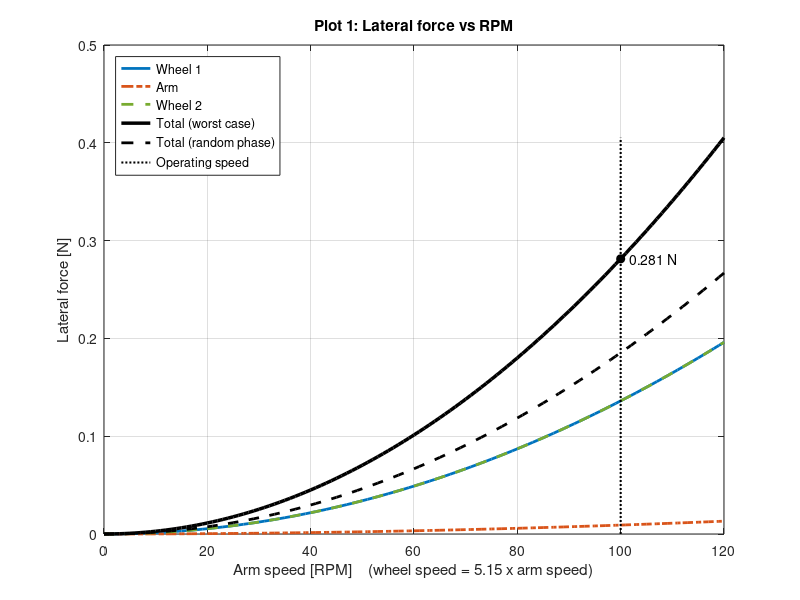
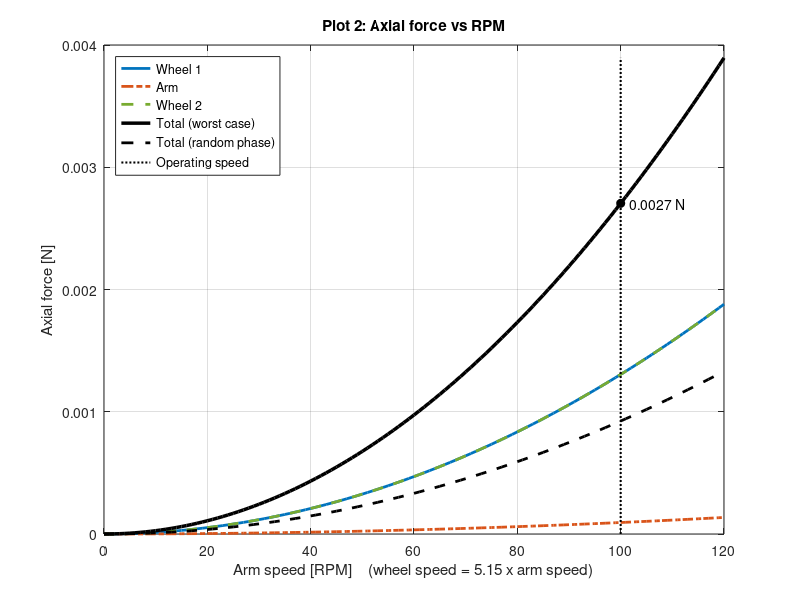

These charts were generated, in order, by the following MATLAB code:
%% ========================================================================
%  INDUCED VIBRATION ANALYSIS
%  Two momentum wheels + one rotating arm + their bearings
%
%  What this script does:
%    Estimates the forces and moments that the spinning parts and their
%    bearings push into the structure, using manufacturing tolerances
%    instead of test data. Imbalance loads follow the speed-squared model
%    used in industry (NASA SDO, Masterson, Zhang/Aglietti).
%
%  Sources included:
%    SHAKE  - static imbalance (center of mass off the spin axis)  -> lateral force
%    ROCK   - dynamic imbalance (part tilted on the spin axis)     -> moment
%    TWIST  - motor reaction torque during spin-up and spin-down   -> moment about the shaft
%    KICKS  - bearing rollers passing over tiny bumps (estimated)  -> lateral + axial force
%
%  Directions:
%    axial   = along the shaft (z, the spin axis)
%    lateral = sideways, perpendicular to the shaft (x and y)
%
%  Plots (2 total):
%    Plot 1 - Lateral force vs RPM
%    Plot 2 - Axial force vs RPM
%
%  How to use:
%    1. Edit SECTION 1 only.
%    2. Run the script.
%    3. Read the printed summary and the 2 plots.
%  ========================================================================

clear; clc; close all;


%% ========================================================================
%  SECTION 1: INPUTS  (this is the only section you need to edit)
%  ========================================================================

% ------------------------------------------------------------------------
% 1A. RUN PROFILE  (used for the spin-up / spin-down twist)
% ------------------------------------------------------------------------
spin_up_time_s   = 10;      % [s] time to go from 0 to max speed
spin_down_time_s = 10;      % [s] time to go from max speed back to 0

% ------------------------------------------------------------------------
% 1B. REFERENCE POINT
% ------------------------------------------------------------------------
reference_position_m = 0;   % [m] position along the shaft (z) where total moments are reported

% ------------------------------------------------------------------------
% 1C. WHEEL 1
% ------------------------------------------------------------------------
wheel1_name                   = 'Wheel 1';
wheel1_mass_kg                = 3.0;      % [kg]    rotating mass only
wheel1_eccentricity_um        = 5;        % [um]    center of mass offset from spin axis
wheel1_Ixx_kgm2               = 0.017;    % [kg*m^2] from CAD, at the center of mass
wheel1_Iyy_kgm2               = 0.017;    % [kg*m^2] from CAD, at the center of mass
wheel1_Izz_kgm2               = 0.034;    % [kg*m^2] from CAD, about the shaft
wheel1_tilt_deg               = 0.01;     % [deg]   assumed assembly tilt
wheel1_max_speed_rpm          = 515;      % [RPM]   speed during the hold
wheel1_spin_direction         = -1;       % +1 or -1
wheel1_cm_position_m          = -0.200;   % [m]     center of mass position along z
wheel1_bearing_A_position_m   = -0.215;   % [m]     bearing A position along z
wheel1_bearing_B_position_m   = -0.185;   % [m]     bearing B position along z

% Wheel 1 bearings (from the bearing catalog)
wheel1_bearing_rollers           = 15;     % [-]    number of rollers
wheel1_bearing_roller_dia_mm     = 7;      % [mm]   mean roller diameter
wheel1_bearing_pitch_dia_mm      = 39;     % [mm]   pitch diameter
wheel1_bearing_cup_angle_deg     = 14;     % [deg]  cup (contact) angle
wheel1_bearing_runout_um         = 10;     % [um]   radial runout (precision class)
wheel1_bearing_load_offset_mm    = 5;      % [mm]   load center offset "a" (0 if unknown)

% ------------------------------------------------------------------------
% 1D. ARM
% ------------------------------------------------------------------------
arm_name                      = 'Arm';
arm_mass_kg                   = 4.0;      % [kg]    rotating mass only
arm_eccentricity_um           = 10;       % [um]    center of mass offset from spin axis
arm_Ixx_kgm2                  = 0.340;    % [kg*m^2] from CAD, at the center of mass
arm_Iyy_kgm2                  = 0.004;    % [kg*m^2] from CAD (about the arm's own length)
arm_Izz_kgm2                  = 0.350;    % [kg*m^2] from CAD, about the shaft
arm_tilt_deg                  = 0.01;     % [deg]   assumed assembly tilt
arm_max_speed_rpm             = 100;      % [RPM]   speed during the hold
arm_spin_direction            = +1;       % +1 or -1
arm_cm_position_m             = 0.000;    % [m]     center of mass position along z
arm_bearing_A_position_m      = -0.020;   % [m]     bearing A position along z
arm_bearing_B_position_m      = 0.020;    % [m]     bearing B position along z

% Arm bearings (from the bearing catalog)
arm_bearing_rollers              = 20;     % [-]    number of rollers
arm_bearing_roller_dia_mm        = 8;      % [mm]   mean roller diameter
arm_bearing_pitch_dia_mm         = 55;     % [mm]   pitch diameter
arm_bearing_cup_angle_deg        = 15;     % [deg]  cup (contact) angle
arm_bearing_runout_um            = 10;     % [um]   radial runout (precision class)
arm_bearing_load_offset_mm       = 6;      % [mm]   load center offset "a" (0 if unknown)

% ------------------------------------------------------------------------
% 1E. WHEEL 2
% ------------------------------------------------------------------------
wheel2_name                   = 'Wheel 2';
wheel2_mass_kg                = 3.0;      % [kg]    rotating mass only
wheel2_eccentricity_um        = 5;        % [um]    center of mass offset from spin axis
wheel2_Ixx_kgm2               = 0.017;    % [kg*m^2] from CAD, at the center of mass
wheel2_Iyy_kgm2               = 0.017;    % [kg*m^2] from CAD, at the center of mass
wheel2_Izz_kgm2               = 0.034;    % [kg*m^2] from CAD, about the shaft
wheel2_tilt_deg               = 0.01;     % [deg]   assumed assembly tilt
wheel2_max_speed_rpm          = 515;      % [RPM]   speed during the hold
wheel2_spin_direction         = -1;       % +1 or -1
wheel2_cm_position_m          = 0.200;    % [m]     center of mass position along z
wheel2_bearing_A_position_m   = 0.185;    % [m]     bearing A position along z
wheel2_bearing_B_position_m   = 0.215;    % [m]     bearing B position along z

% Wheel 2 bearings (from the bearing catalog)
wheel2_bearing_rollers           = 15;     % [-]    number of rollers
wheel2_bearing_roller_dia_mm     = 7;      % [mm]   mean roller diameter
wheel2_bearing_pitch_dia_mm      = 39;     % [mm]   pitch diameter
wheel2_bearing_cup_angle_deg     = 14;     % [deg]  cup (contact) angle
wheel2_bearing_runout_um         = 10;     % [um]   radial runout (precision class)
wheel2_bearing_load_offset_mm    = 5;      % [mm]   load center offset "a" (0 if unknown)

% ------------------------------------------------------------------------
% 1F. ANALYSIS SETTINGS
% ------------------------------------------------------------------------
include_bearing_runout = true;   % true  = add bearing runout on top of eccentricity
                                 % false = eccentricity was measured on the assembled part
bearing_kick_ratio     = 0.01;   % [-] strength of each bearing kick as a fraction of the shake (0.01 = 1%)

save_plots  = true;                        % save the 2 plots as PNG files
plot_folder = 'Induced_Vibration_Plots';   % folder the PNG files go into


%% ========================================================================
%  SECTION 2: ORGANIZE INPUTS  (put the three parts side by side)
%  ------------------------------------------------------------------------
%  Every quantity below is a row of 3 numbers: [Wheel 1, Arm, Wheel 2]
%  ========================================================================

part_names      = {wheel1_name, arm_name, wheel2_name};
number_of_parts = 3;
arm_index       = 2;
wheel_indices   = [1 3];

part_mass_kg          = [wheel1_mass_kg,         arm_mass_kg,         wheel2_mass_kg];
part_eccentricity_um  = [wheel1_eccentricity_um, arm_eccentricity_um, wheel2_eccentricity_um];
part_Ixx_kgm2         = [wheel1_Ixx_kgm2,        arm_Ixx_kgm2,        wheel2_Ixx_kgm2];
part_Iyy_kgm2         = [wheel1_Iyy_kgm2,        arm_Iyy_kgm2,        wheel2_Iyy_kgm2];
part_Izz_kgm2         = [wheel1_Izz_kgm2,        arm_Izz_kgm2,        wheel2_Izz_kgm2];
part_tilt_deg         = [wheel1_tilt_deg,        arm_tilt_deg,        wheel2_tilt_deg];
part_max_speed_rpm    = [wheel1_max_speed_rpm,   arm_max_speed_rpm,   wheel2_max_speed_rpm];
part_spin_direction   = [wheel1_spin_direction,  arm_spin_direction,  wheel2_spin_direction];
part_cm_position_m    = [wheel1_cm_position_m,   arm_cm_position_m,   wheel2_cm_position_m];
bearing_A_position_m  = [wheel1_bearing_A_position_m, arm_bearing_A_position_m, wheel2_bearing_A_position_m];
bearing_B_position_m  = [wheel1_bearing_B_position_m, arm_bearing_B_position_m, wheel2_bearing_B_position_m];

bearing_rollers           = [wheel1_bearing_rollers,        arm_bearing_rollers,        wheel2_bearing_rollers];
bearing_roller_dia_mm     = [wheel1_bearing_roller_dia_mm,  arm_bearing_roller_dia_mm,  wheel2_bearing_roller_dia_mm];
bearing_pitch_dia_mm      = [wheel1_bearing_pitch_dia_mm,   arm_bearing_pitch_dia_mm,   wheel2_bearing_pitch_dia_mm];
bearing_cup_angle_deg     = [wheel1_bearing_cup_angle_deg,  arm_bearing_cup_angle_deg,  wheel2_bearing_cup_angle_deg];
bearing_runout_um         = [wheel1_bearing_runout_um,      arm_bearing_runout_um,      wheel2_bearing_runout_um];
bearing_load_offset_mm    = [wheel1_bearing_load_offset_mm, arm_bearing_load_offset_mm, wheel2_bearing_load_offset_mm];

% Plot style per part: Wheel 1 = blue circle, Arm = orange square, Wheel 2 = green diamond
part_colors  = [0.00 0.45 0.74;
                0.85 0.33 0.10;
                0.47 0.67 0.19];
part_lines   = {'-', '-.', '--'};


%% ========================================================================
%  SECTION 3: UNIT CONVERSIONS AND DERIVED QUANTITIES
%  ========================================================================

% ---- Unit conversions ----
part_max_speed_rad_s = part_max_speed_rpm * 2 * pi / 60;   % [rad/s]
part_max_speed_hz    = part_max_speed_rpm / 60;            % [Hz] revolutions per second
part_eccentricity_m  = part_eccentricity_um * 1e-6;        % [m]
part_tilt_rad        = part_tilt_deg * pi / 180;           % [rad]

% ---- Bearing pair geometry (back-to-back pairs act wider than they physically are) ----
bearing_low_m          = min(bearing_A_position_m, bearing_B_position_m);
bearing_high_m         = max(bearing_A_position_m, bearing_B_position_m);
bearing_A_effective_m  = bearing_low_m  - bearing_load_offset_mm * 1e-3;
bearing_B_effective_m  = bearing_high_m + bearing_load_offset_mm * 1e-3;
bearing_spacing_m      = bearing_B_effective_m - bearing_A_effective_m;
bearing_mid_position_m = (bearing_low_m + bearing_high_m) / 2;

% ---- Bearing runout adds to eccentricity and tilt ----
part_runout_m       = bearing_runout_um * 1e-6 * include_bearing_runout;
part_total_ecc_m    = part_eccentricity_m + part_runout_m;
part_total_tilt_rad = part_tilt_rad + 2 * part_runout_m ./ bearing_spacing_m;

% ---- Imbalance strengths ----
part_inertia_difference = max(abs(part_Izz_kgm2 - part_Ixx_kgm2), abs(part_Izz_kgm2 - part_Iyy_kgm2));
static_imbalance_kgm    = part_mass_kg .* part_total_ecc_m;                 % U_s [kg*m]
dynamic_imbalance_kgm2  = part_inertia_difference .* part_total_tilt_rad;   % U_d [kg*m^2]

% ---- Distances from the reference point (lever arms for moments) ----
cm_distance_m          = abs(part_cm_position_m - reference_position_m);
bearing_mid_distance_m = abs(bearing_mid_position_m - reference_position_m);

% ---- Bearing kick frequencies as harmonic numbers (kicks per revolution) ----
%      Cup (outer ring) rotates, cone (inner ring) is stationary.
%      Rows = parts, columns = kick types.
bearing_gamma = bearing_roller_dia_mm .* cosd(bearing_cup_angle_deg) ./ bearing_pitch_dia_mm;

kick_names      = {'cage', 'cup pass', 'cone pass', 'roller spin'};
number_of_kicks = 4;
kick_harmonic   = zeros(number_of_parts, number_of_kicks);
for p = 1:number_of_parts
    g = bearing_gamma(p);
    kick_harmonic(p, 1) = (1 + g) / 2;                                                    % cage
    kick_harmonic(p, 2) = bearing_rollers(p) * (1 - g) / 2;                               % cup pass
    kick_harmonic(p, 3) = bearing_rollers(p) * (1 + g) / 2;                               % cone pass
    kick_harmonic(p, 4) = bearing_pitch_dia_mm(p) / (2 * bearing_roller_dia_mm(p)) * (1 - g ^ 2); % roller spin
end


%% ========================================================================
%  SECTION 4: LOADS OF EACH PART AT MAX SPEED
%  ------------------------------------------------------------------------
%  Every imbalance load grows with speed squared, so the value at any other
%  speed is:  load(speed) = load(max speed) x (speed / max speed)^2
%  ========================================================================

omega_squared = part_max_speed_rad_s .^ 2;

% ---- Lateral (sideways) ----
shake_N              = static_imbalance_kgm .* omega_squared;              % shake force
kick_lateral_each_N  = bearing_kick_ratio * shake_N;                       % one bearing kick, sideways
lateral_force_N      = shake_N + number_of_kicks * kick_lateral_each_N;    % part total (all kicks lined up)

% ---- Axial (along the shaft) ----
% Tapered rollers push at the cup angle, so each sideways kick also pushes along the shaft.
kick_axial_each_N    = kick_lateral_each_N .* tand(bearing_cup_angle_deg); % one bearing kick, axial
axial_force_N        = number_of_kicks * kick_axial_each_N;                % part total (all kicks lined up)

% ---- Moments ----
rock_Nm              = dynamic_imbalance_kgm2 .* omega_squared;            % rock from tilt
moment_at_reference_Nm = rock_Nm + cm_distance_m .* shake_N ...
                       + bearing_mid_distance_m .* number_of_kicks .* kick_lateral_each_N;   % rock + force x distance
ramp_time_s          = max(min(spin_up_time_s, spin_down_time_s), eps);
twist_Nm             = part_Izz_kgm2 .* part_max_speed_rad_s / ramp_time_s; % twist about the shaft during ramps

% ---- Totals for the whole system ----
% Worst case: every peak lines up.  Random phase: root-sum-square (typical value).
total_lateral_worst_N  = sum(lateral_force_N);
total_lateral_rss_N    = sqrt(sum(shake_N .^ 2 + number_of_kicks * kick_lateral_each_N .^ 2));
total_axial_worst_N    = sum(axial_force_N);
total_axial_rss_N      = sqrt(sum(number_of_kicks * kick_axial_each_N .^ 2));
total_moment_worst_Nm  = sum(moment_at_reference_Nm);
total_moment_rss_Nm    = sqrt(sum(rock_Nm .^ 2 + (cm_distance_m .* shake_N) .^ 2 ...
                       + number_of_kicks * (bearing_mid_distance_m .* kick_lateral_each_N) .^ 2));
net_twist_Nm           = abs(sum(part_spin_direction .* part_Izz_kgm2 .* part_max_speed_rad_s)) / ramp_time_s;


%% ========================================================================
%  SECTION 5: LOAD ON EACH BEARING  (worst case at max speed)
%  ------------------------------------------------------------------------
%  Shake splits like a wheelbarrow (closer bearing takes more).
%  Rock pushes the two bearings in opposite directions: rock / spacing.
%  Bearing kicks are shared equally between the two bearings.
%  ========================================================================

bearing_A_lateral_N = abs(shake_N .* (bearing_B_effective_m - part_cm_position_m) ./ bearing_spacing_m) ...
                    + rock_Nm ./ bearing_spacing_m + number_of_kicks * kick_lateral_each_N / 2;
bearing_B_lateral_N = abs(shake_N .* (part_cm_position_m - bearing_A_effective_m) ./ bearing_spacing_m) ...
                    + rock_Nm ./ bearing_spacing_m + number_of_kicks * kick_lateral_each_N / 2;
bearing_axial_N     = number_of_kicks * kick_axial_each_N / 2;


%% ========================================================================
%  SECTION 6: MOMENTUM CHECK  (do the wheels cancel the arm?)
%  ========================================================================

part_momentum_Nms      = part_spin_direction .* part_Izz_kgm2 .* part_max_speed_rad_s;
arm_momentum_Nms       = abs(part_momentum_Nms(arm_index));
net_momentum_Nms       = sum(part_momentum_Nms);
leftover_percent       = 100 * abs(net_momentum_Nms) / arm_momentum_Nms;
wheel_speed_needed_rpm = arm_momentum_Nms / sum(part_Izz_kgm2(wheel_indices)) * 60 / (2 * pi);


%% ========================================================================
%  SECTION 7: SANITY CHECKS
%  ========================================================================

% Double speed must give 4x force
force_ratio = sum(static_imbalance_kgm .* (2 * part_max_speed_rad_s) .^ 2) / sum(shake_N);
check_speed = abs(force_ratio - 4) < 1e-9;

% The two bearings together must carry exactly the shake (signed wheelbarrow split)
share_A = (bearing_B_effective_m - part_cm_position_m) ./ bearing_spacing_m;
share_B = (part_cm_position_m - bearing_A_effective_m) ./ bearing_spacing_m;
check_bearings = max(abs(share_A + share_B - 1)) < 1e-9;

% Wheels should cancel the arm momentum (within 1%)
check_momentum = leftover_percent < 1;
if any(part_spin_direction(wheel_indices) == part_spin_direction(arm_index))
    check_momentum = false;
end


%% ========================================================================
%  SECTION 8: PRINTED SUMMARY
%  ========================================================================

line_text = repmat('=', 1, 78);
fprintf('%s\n INDUCED VIBRATION ANALYSIS - SUMMARY\n%s\n', line_text, line_text);
fprintf('Bearing runout included: %d    Bearing kick ratio: %.1f%%\n', ...
    include_bearing_runout, 100 * bearing_kick_ratio);

fprintf('\n--- 1. EACH PART AT MAX SPEED ---------------------------------------------------\n');
fprintf('%-28s %12s %12s %12s\n', '', part_names{1}, part_names{2}, part_names{3});
fprintf('%-28s %12.0f %12.0f %12.0f\n', 'Max speed [RPM]',              part_max_speed_rpm .* part_spin_direction);
fprintf('%-28s %12.2f %12.2f %12.2f\n', 'Total eccentricity [um]',      part_total_ecc_m * 1e6);
fprintf('%-28s %12.4f %12.4f %12.4f\n', 'Total tilt [deg]',             part_total_tilt_rad * 180 / pi);
fprintf('%-28s %12.3f %12.3f %12.3f\n', 'Static imbalance [g*mm]',      static_imbalance_kgm * 1e6);
fprintf('%-28s %12.1f %12.1f %12.1f\n', 'Dynamic imbalance [g*mm^2]',   dynamic_imbalance_kgm2 * 1e9);
fprintf('%-28s %12.4g %12.4g %12.4g\n', 'Lateral force [N]',            lateral_force_N);
fprintf('%-28s %12.4g %12.4g %12.4g\n', 'Axial force [N]',              axial_force_N);
fprintf('%-28s %12.4g %12.4g %12.4g\n', 'Rock moment [N*m]',            rock_Nm);
fprintf('%-28s %12.4g %12.4g %12.4g\n', 'Moment at reference [N*m]',    moment_at_reference_Nm);
fprintf('%-28s %12.4g %12.4g %12.4g\n', 'Ramp twist [N*m]',             twist_Nm);

fprintf('\n--- 2. VIBRATION FREQUENCIES AT MAX SPEED [Hz] ----------------------------------\n');
fprintf('%-28s %12s %12s %12s\n', '', part_names{1}, part_names{2}, part_names{3});
fprintf('%-28s %12.2f %12.2f %12.2f\n', '1x imbalance', part_max_speed_hz);
for k = 1:number_of_kicks
    fprintf('%-28s %12.2f %12.2f %12.2f\n', ['Bearing ', kick_names{k}], kick_harmonic(:, k)' .* part_max_speed_hz);
end

fprintf('\n--- 3. TOTAL LOADS ON THE STRUCTURE  (MAIN ANSWER) -------------------------------\n');
fprintf('%-34s %14s %14s\n', '', 'Worst case', 'Random phase');
fprintf('%-34s %14.4g %14.4g\n', 'Lateral force [N]',             total_lateral_worst_N, total_lateral_rss_N);
fprintf('%-34s %14.4g %14.4g\n', 'Axial force [N]',               total_axial_worst_N,   total_axial_rss_N);
fprintf('%-34s %14.4g %14.4g\n', 'Moment at reference [N*m]',     total_moment_worst_Nm, total_moment_rss_Nm);
fprintf('%-34s %14.4g\n',        'Net twist during ramps [N*m]',  net_twist_Nm);

fprintf('\n--- 4. LOAD ON EACH BEARING (worst case) ----------------------------------------\n');
fprintf('%-28s %12s %12s %12s\n', '', part_names{1}, part_names{2}, part_names{3});
fprintf('%-28s %12.4g %12.4g %12.4g\n', 'Bearing A lateral [N]', bearing_A_lateral_N);
fprintf('%-28s %12.4g %12.4g %12.4g\n', 'Bearing B lateral [N]', bearing_B_lateral_N);
fprintf('%-28s %12.4g %12.4g %12.4g\n', 'Each bearing axial [N]', bearing_axial_N);

fprintf('\n--- 5. MOMENTUM CHECK -----------------------------------------------------------\n');
fprintf('Arm momentum:                     %10.4f N*m*s\n', arm_momentum_Nms);
fprintf('Net momentum:                     %10.4f N*m*s  (%.2f%% of the arm)\n', net_momentum_Nms, leftover_percent);
fprintf('Wheel speed that cancels the arm: %10.1f RPM  (you entered %.0f and %.0f RPM)\n', ...
    wheel_speed_needed_rpm, part_max_speed_rpm(wheel_indices));

fprintf('\n--- 6. SANITY CHECKS -----------------------------------------------------------\n');
check_labels = {'FAIL', 'PASS'};
fprintf('  %s  Double speed gives 4x force (got %.4fx)\n', check_labels{check_speed + 1}, force_ratio);
fprintf('  %s  Bearing A + B carry exactly the shake\n',  check_labels{check_bearings + 1});
fprintf('  %s  Wheels cancel the arm momentum within 1%%\n', check_labels{check_momentum + 1});

fprintf('\n--- 7. ASSUMPTIONS -------------------------------------------------------------\n');
fprintf('  1. Rigid mounting: no structural resonance amplification.\n');
fprintf('  2. Eccentricity, runout and tilt come from tolerances, not measurements.\n');
fprintf('  3. Imbalance loads grow with speed squared.\n');
fprintf('  4. Bearing kicks are estimated: %.1f%% of the shake each, axial = lateral x tan(cup angle).\n', 100 * bearing_kick_ratio);
fprintf('%s\n', line_text);


%% ========================================================================
%  SECTION 9: PLOTS  (2 plots, one graph each)
%  ========================================================================

speed_scale   = linspace(0, 1.2, 121);                          % 0 to 120% of max speed
arm_axis_rpm  = speed_scale * part_max_speed_rpm(arm_index);    % x-axis for plots 1 and 2
wheel_ratio   = part_max_speed_rpm(1) / part_max_speed_rpm(arm_index);
x_label_text  = sprintf('Arm speed [RPM]    (wheel speed = %.2f x arm speed)', wheel_ratio);

% ------------------------------------------------------------------------
% PLOT 1: LATERAL FORCE vs RPM
% ------------------------------------------------------------------------
figure_1 = figure('Name', 'Plot 1 - Lateral Force vs RPM', 'NumberTitle', 'off', 'Color', 'w');
hold on; grid on; box on;
for p = 1:number_of_parts
    plot(arm_axis_rpm, lateral_force_N(p) * speed_scale .^ 2, part_lines{p}, ...
         'Color', part_colors(p, :), 'LineWidth', 2);
end
plot(arm_axis_rpm, total_lateral_worst_N * speed_scale .^ 2, 'k-',  'LineWidth', 2.5);
plot(arm_axis_rpm, total_lateral_rss_N   * speed_scale .^ 2, 'k--', 'LineWidth', 2);
plot([1 1] * part_max_speed_rpm(arm_index), [0 1.44 * total_lateral_worst_N], 'k:', 'LineWidth', 1.5);
plot(part_max_speed_rpm(arm_index), total_lateral_worst_N, 'ko', 'MarkerFaceColor', 'k');
text(part_max_speed_rpm(arm_index), total_lateral_worst_N, sprintf('   %.3g N', total_lateral_worst_N), 'FontSize', 10);
xlabel(x_label_text);
ylabel('Lateral force [N]');
title('Plot 1: Lateral force vs RPM');
legend([part_names, {'Total (worst case)', 'Total (random phase)', 'Operating speed'}], 'Location', 'northwest');

% ------------------------------------------------------------------------
% PLOT 2: AXIAL FORCE vs RPM
% ------------------------------------------------------------------------
figure_2 = figure('Name', 'Plot 2 - Axial Force vs RPM', 'NumberTitle', 'off', 'Color', 'w');
hold on; grid on; box on;
for p = 1:number_of_parts
    plot(arm_axis_rpm, axial_force_N(p) * speed_scale .^ 2, part_lines{p}, ...
         'Color', part_colors(p, :), 'LineWidth', 2);
end
plot(arm_axis_rpm, total_axial_worst_N * speed_scale .^ 2, 'k-',  'LineWidth', 2.5);
plot(arm_axis_rpm, total_axial_rss_N   * speed_scale .^ 2, 'k--', 'LineWidth', 2);
plot([1 1] * part_max_speed_rpm(arm_index), [0 1.44 * total_axial_worst_N], 'k:', 'LineWidth', 1.5);
plot(part_max_speed_rpm(arm_index), total_axial_worst_N, 'ko', 'MarkerFaceColor', 'k');
text(part_max_speed_rpm(arm_index), total_axial_worst_N, sprintf('   %.3g N', total_axial_worst_N), 'FontSize', 10);
xlabel(x_label_text);
ylabel('Axial force [N]');
title('Plot 2: Axial force vs RPM');
legend([part_names, {'Total (worst case)', 'Total (random phase)', 'Operating speed'}], 'Location', 'northwest');

% ------------------------------------------------------------------------
% SAVE THE 2 PLOTS
% ------------------------------------------------------------------------
if save_plots
    if ~exist(plot_folder, 'dir')
        mkdir(plot_folder);
    end
    all_figures = {figure_1, figure_2};
    all_files   = {'Plot_1_Lateral_Force_vs_RPM.png', 'Plot_2_Axial_Force_vs_RPM.png'};
    drawnow;
    for i = 1:2
        if ishghandle(all_figures{i})
            print(all_figures{i}, fullfile(plot_folder, all_files{i}), '-dpng', '-r150');
        else
            warning('%s was closed before it could be saved.', all_files{i});
        end
    end
    fprintf('Plots saved in folder: %s\n', plot_folder);
end
